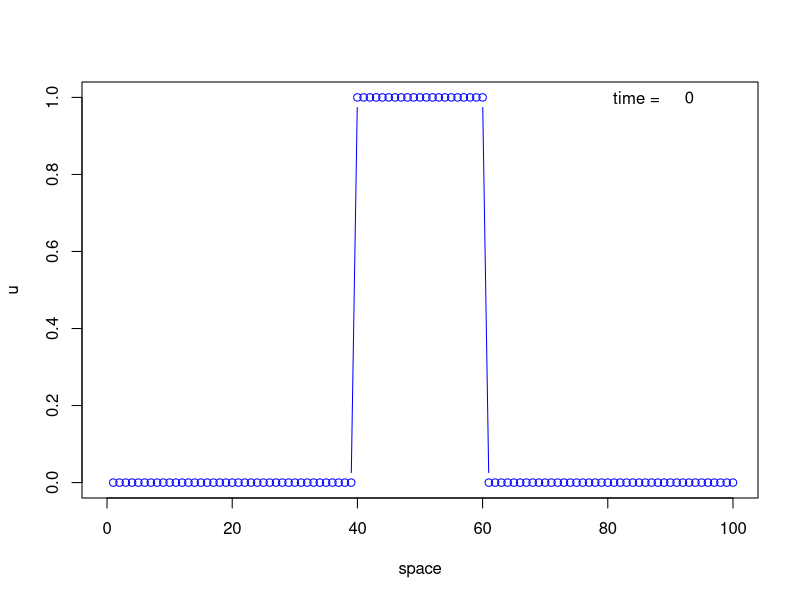
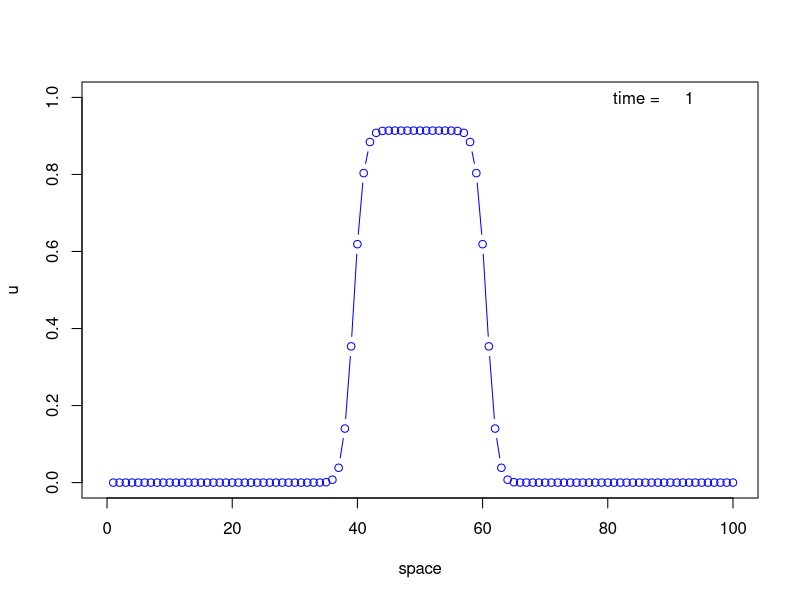
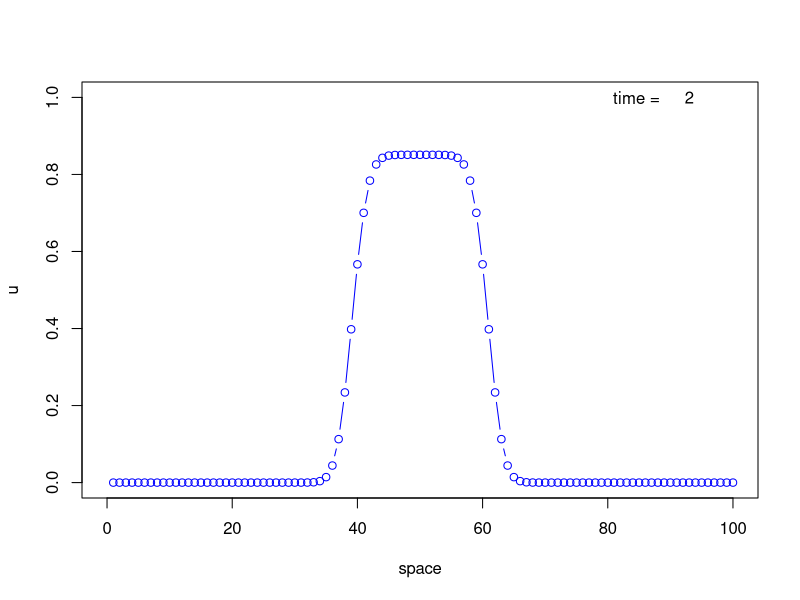
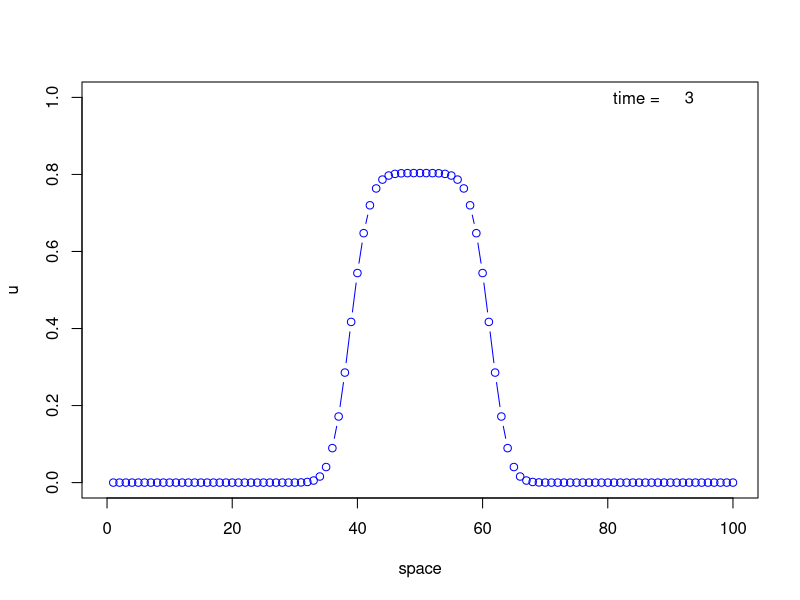
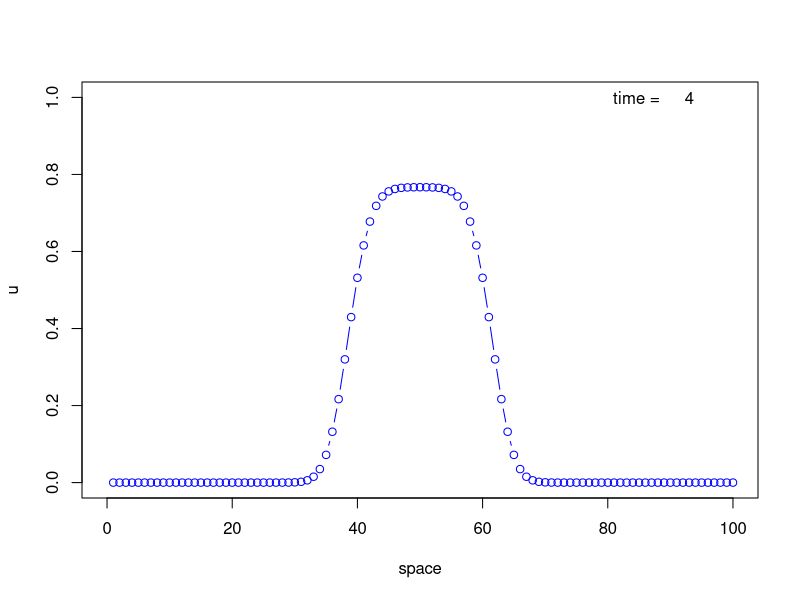
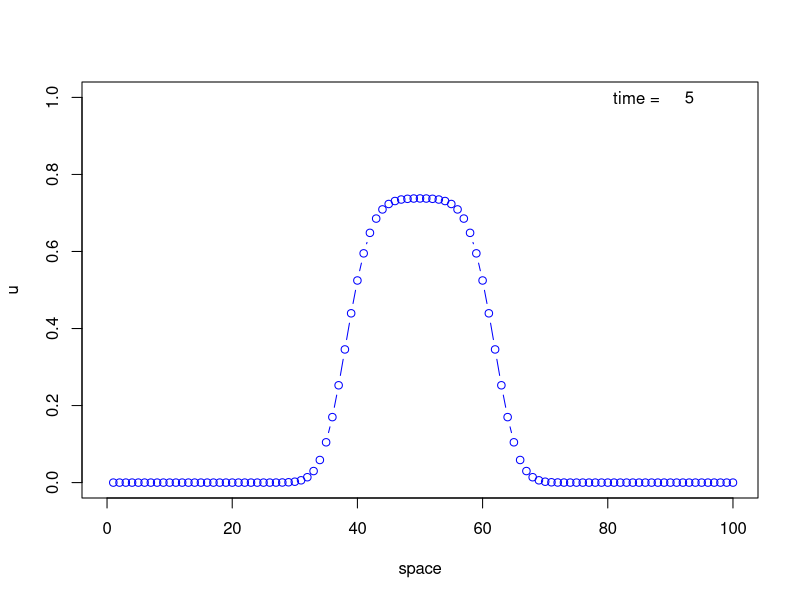
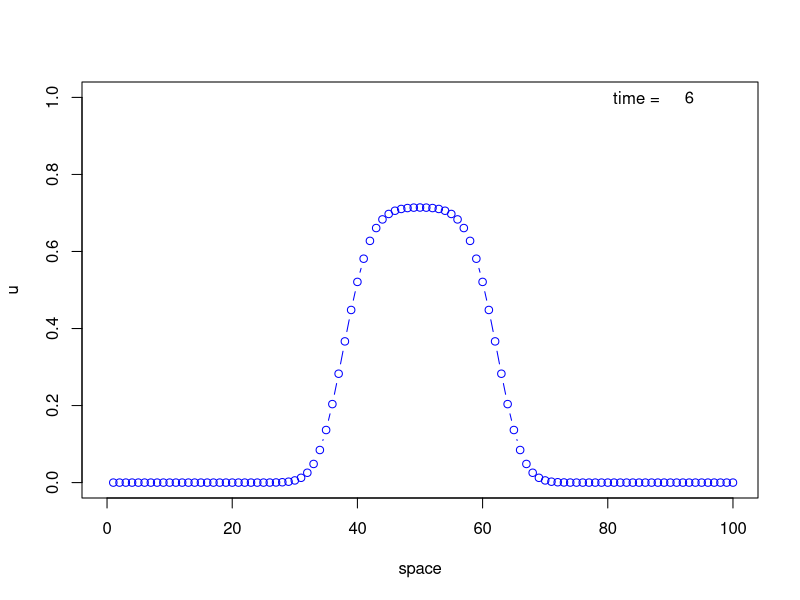
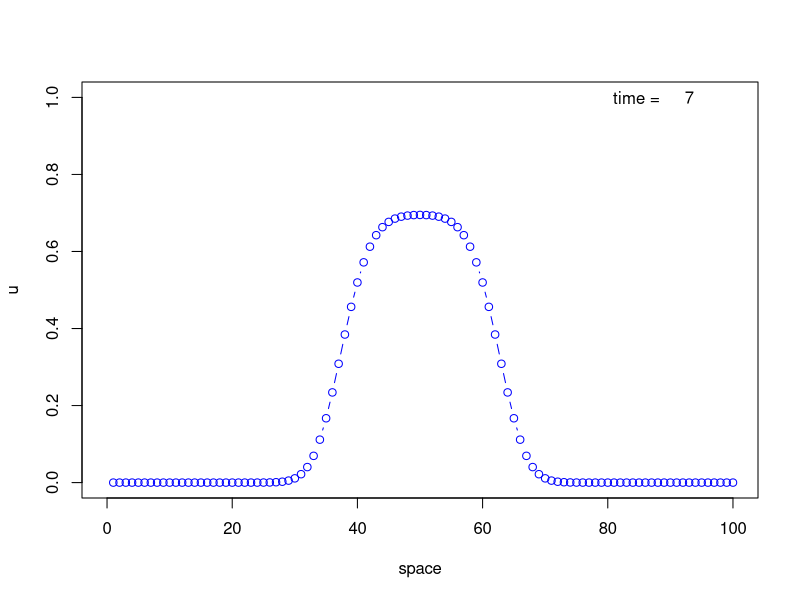

Write the R code that produced these figures, in order.
# program to simulate diffusion on a 1d grid
# with no flux (no leak) boundary conditions


# set parameters
# --------------

dt     = 0.1        # time step
dx     = 1.0        # space space
Nx     = 100        # number of space steps
Nt     = 1000       # number of time steps
tplot  = 10         # output every this many time steps 
D      = 1.0        # diffusion coefficient
p      = D*dt/dx^2  # fraction jumping left and right one cell per time step

ictype = 1          #  used to pick the initial conditions
k = 15               #    1 = step in the middle
#    2 = random
#    3 = elevated cosine, k periods of oscillation

framepause = 0.01   # time to pause between plots

# need p<=1/2 for stability stop if violated
#
if( p > 0.5 ) stop( sprintf("p=%g, p must be less than 0.5, reduce the time step",p ) )

K <- 0.6
r <- 0.15

# initialize storage of solution at current and next time step 
#
u   = numeric(Nx)
unew= numeric(Nx)

# set initial conditions
# ----------------------
# ictype is used to pick the initial conditions
#
# (1) step in middle
# (2) random
# (3) sinusoidal (k=frequency control)
#
if (ictype==1) {           # step
  halfwidth = Nx*0.1
  j1=(Nx/2)-halfwidth
  j2=(Nx/2)+halfwidth
  u[j1:j2]=1 
} else if (ictype==2){     # random
  u=runif(Nx,min=0,max=1)
} else if(ictype==3) {     # sinusoidal
  u=(1+cos(2*k*pi*((1:Nx)-1/2)/Nx))/2 
}

# plot the initial condition, and pause
#
t=0
plot(u,type='b',col='blue',xlim=c(0,Nx),ylim=c(0,1),xlab='space')
text(0.85*Nx,1.0,"time = ")
text(0.93*Nx,1.0,t)
Sys.sleep(3)



# run simulation
# --------------

growth_amount <- function(u) dt * r * u * (1 - (u / K))

for (n in 1:Nt){
  
  # update left boundary point
  #
  unew[1]=u[1]+p*(u[2]-u[1]) + growth_amount(u[1])
  
  # loop over interior points
  #
  for (j in 2:(Nx-1)){
    unew[j]=u[j]+p*(u[j-1]-2.0*u[j]+u[j+1]) + growth_amount(u[j])
  }
  
  # update the right boundary point
  #
  unew[Nx]=u[Nx]+p*(u[Nx-1]-u[Nx]) + growth_amount(u[j])
  
  # replace u with the new values
  #
  u=unew
  
  # make a plot of the solution
  #
  if(n %% tplot == 0) {
    t=n*dt
    plot(u,type='b',col='blue',xlim=c(0,Nx),ylim=c(0,1),xlab='space')
    text(0.85*Nx,1.0,"time = ")
    text(0.93*Nx,1.0,t)
  }
  
  # pause
  #
  Sys.sleep(framepause)
  
}  # end loop in time
